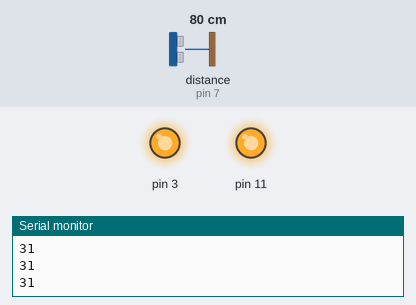
Recording of a sketch running on a simulated Arduino Uno, built with avr-gcc and run on an emulated ATmega328P. On the bench: output pins drawn as LEDs (lit = HIGH), the last lines printed to the serial monitor. Wiring (inferred from the names in the program): range finder with pulse-width output: data pin 7. The test bench sets the inputs (shaded band); at power-on: distance to the obstacle (sensor on pin 7) 80 cm. The echo pulse lasts 58.3 µs per cm.

Above: at 1.2 s.
1.3 s: distance to the obstacle (sensor on pin 7) set to 31 cm
2.8 s: distance to the obstacle (sensor on pin 7) set to 24 cm
At 3.5 s:
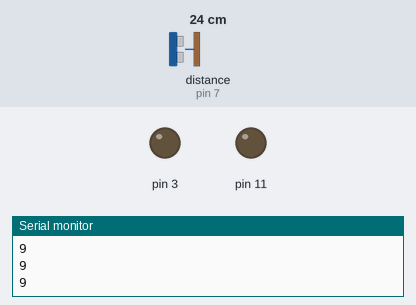
4.4 s: distance to the obstacle (sensor on pin 7) set to 35 cm
At 5.4 s:
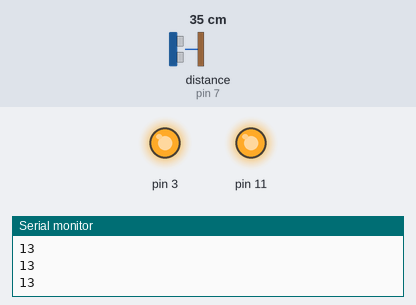
6.0 s: distance to the obstacle (sensor on pin 7) set to 2 cm
At 7.2 s:
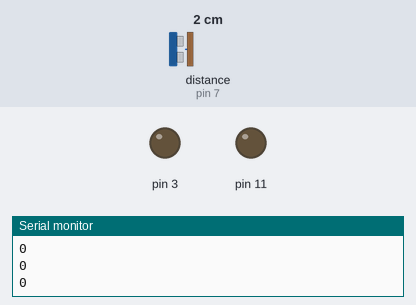
Timing chart, 0 to 8.6 s (numbered marks = the images above; inputs shaded):
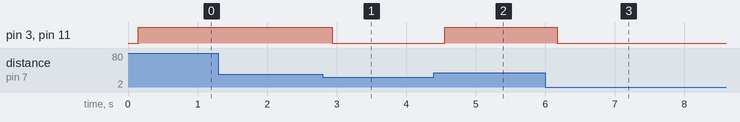

The sketch:

followMe.ino
```cpp
//Lauren Madey
//Iditarod Motorsports ROVER

int distance;

void setup() {
Serial.begin(9600);

}

void loop() {

  distance = getDistance();           //Call getDistance function to get value in inches..
  Serial.println (distance);
  if (distance > 10)                  //if the closest object is further away than 10 inches
  {
  roveDrive (HIGH,HIGH,255,255);        //keep driving!
  }
  else
  roveStop();                         //otherwise stop.

}


//----------------------FUNCTIONS -----------------------------------

//-----------------------Get Distance--------------------
int getDistance ()
{
  const int sonarPin = 7;
  int  loops = 3;                         // USe to define the number of loops
  long pulse;                             // declare long variable to read pulses from sensor
  int tempInches;
  int tempTotal=0;

  for (int i=1; i <= loops; i++)
  {
  pulse = pulseIn(sonarPin, HIGH);        //Read sensor
  tempInches = pulse/147;
  tempTotal = tempTotal + tempInches;     //Calculate inches and add to total
  }
  tempInches = tempTotal/loops;           // divide total by number of loops run
  return tempInches;                      // return inches.
}

void roveDrive (bool MotorA, bool MotorB, int speedA, int speedB)
{
      digitalWrite(12,MotorA);
      digitalWrite(13,MotorB);
      analogWrite(3,speedA);
      analogWrite(11,speedB);
}

void roveStop ()
{
      analogWrite(3,0);
      analogWrite(11,0);
      delay(1);
}
```

Measured:
- the behaviour switches between 28 and 27 cm on distance to the obstacle (sensor on pin 7) (found by bisection; images 0 and 1)
- after the input at 2.8 s, pin 3, pin 11: HIGH → LOW after 0.14 s
- after the input at 4.4 s, pin 3, pin 11: LOW → HIGH after 0.16 s
- after the input at 6.0 s, pin 3, pin 11: HIGH → LOW after 0.17 s
